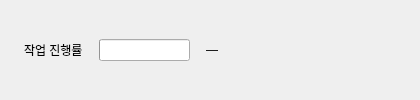
       <widget class="QFrame" name="progressPanel">
        <property name="role" stdset="0">
         <string>panel</string>
        </property>
        <layout class="QHBoxLayout" name="layout33" stretch="0,1,0">
         <property name="spacing">
          <number>16</number>
         </property>
         <property name="leftMargin">
          <number>24</number>
         </property>
         <property name="topMargin">
          <number>12</number>
         </property>
         <property name="rightMargin">
          <number>24</number>
         </property>
         <property name="bottomMargin">
          <number>12</number>
         </property>
         <item>
          <widget class="QLabel" name="progressTitle">
           <property name="text">
            <string>작업 진행률</string>
           </property>
           <property name="role" stdset="0">
            <string>groupTitle</string>
           </property>
          </widget>
         </item>
         <item>
          <widget class="QProgressBar" name="progressBar">
           <property name="value">
            <number>0</number>
           </property>
           <property name="textVisible">
            <bool>false</bool>
           </property>
          </widget>
         </item>
         <item>
          <widget class="QLabel" name="progressText">
           <property name="minimumSize">
            <size>
             <width>190</width>
             <height>0</height>
            </size>
           </property>
           <property name="text">
            <string>—</string>
           </property>
           <property name="role" stdset="0">
            <string>value</string>
           </property>
          </widget>
         </item>
        </layout>
       </widget>
